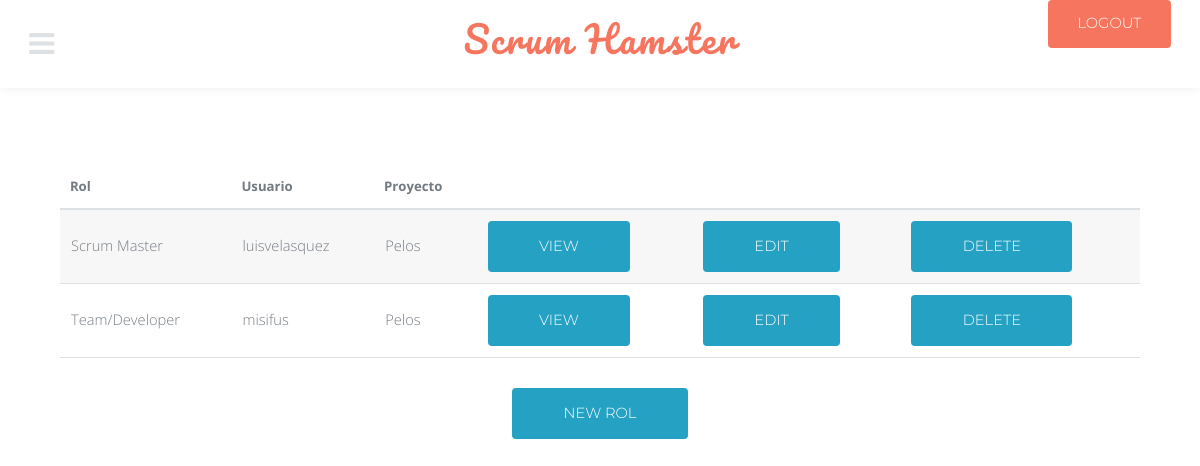
The page /list_rol (signed in) on the database as committed earlier.
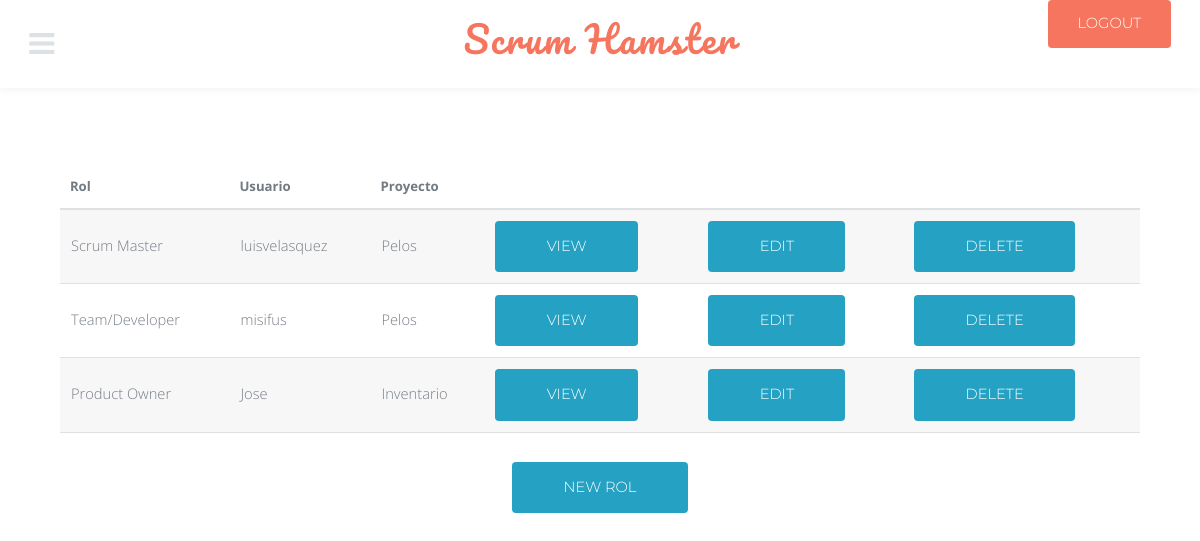
The same page on the database as committed later.
### modules/models.py (models this page shows, shortened)
class rol(models.Model):
    rol_choices = (
		('Scrum Master', 'Scrum Master'),
		('Product Owner', 'Product Owner'),
		('Team/Developer', 'Team/Developer'),
		)
    rol = models.CharField(
		max_length = 15,
		choices = rol_choices,
		default = 'Team/Developer',
		)
    project_id = models.ForeignKey(project, on_delete = models.CASCADE)
    user_id = models.ForeignKey(User, on_delete = models.CASCADE)

class project(models.Model):
    name = models.CharField(max_length = 75)
    percent = models.PositiveSmallIntegerField()
    created_at = models.DateField(auto_now_add = True)
    file = models.URLField(blank = True)
    client_id = models.ForeignKey(client, on_delete = models.CASCADE)
    def __str__(self):
        return '%s' % (self.name)

### modules/views.py (the view)
# urls.py: path('list_rol', list_rol, name = 'list_rol'),
@login_required
def list_rol(request):
	data = rol.objects.all()
	return render(request, 'rol/rol_list.html', {'data': data})

### modules/templates/rol/rol_list.html
{% extends 'base.html' %}
{% block cont %}
<table border="10">
		<thead>
				<tr>
					<th>Rol</th>
					<th>Usuario</th>
					<th>Proyecto</th>
				</tr>
			</thead>
{% for i in data %}
	<tr>
		<td>{{ i.rol }}</td>
		<td>{{ i.user_id }}</td>
    <td>{{ i.project_id }}</td>
		<td>
			<a href="{% url 'view_rol' i.id %}" class="button special">View</a>
		</td>
		<td>
			<a href="{% url 'update_rol' i.id %}" class="button special">Edit</a>
		</td>
		<td>
			<a href="{% url 'delete_rol' i.id %}" class="button special">Delete</a>
		</td>
	</tr>
{% endfor %}
</table>
<a href="{% url 'create_rol' %}" class="button special">New rol</a>
{% endblock %}

Rows that differ between the two databases and show on the page:
added rol: rol "Product Owner", user_id "Jose", project_id "Inventario"
